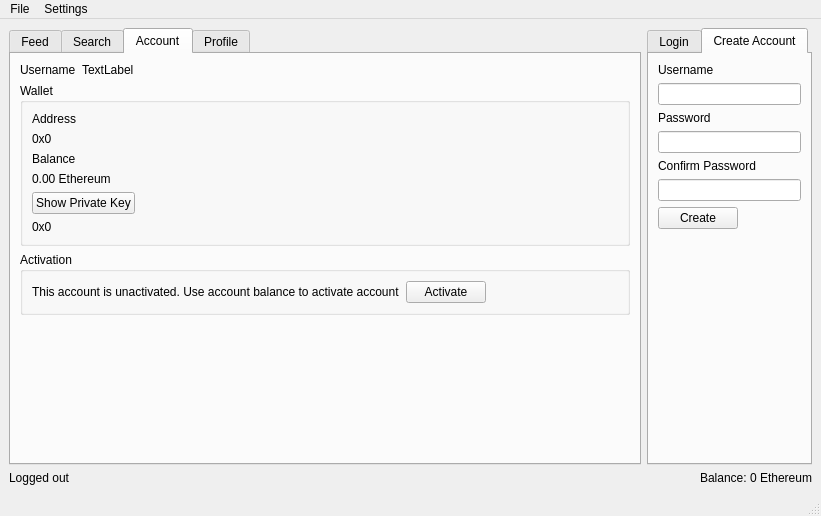
<?xml version="1.0" encoding="UTF-8"?>
<ui version="4.0">
 <class>MainWindow</class>
 <widget class="QMainWindow" name="MainWindow">
  <property name="geometry">
   <rect>
    <x>0</x>
    <y>0</y>
    <width>821</width>
    <height>516</height>
   </rect>
  </property>
  <property name="windowTitle">
   <string>Metallic</string>
  </property>
  <property name="windowIcon">
   <iconset>
    <normaloff>logo.png</normaloff>logo.png</iconset>
  </property>
  <widget class="QWidget" name="centralwidget">
   <layout class="QVBoxLayout" name="verticalLayout_7">
    <item>
     <layout class="QHBoxLayout" name="horizontalLayout">
      <item>
       <widget class="QTabWidget" name="feed_tab_widget">
        <property name="sizePolicy">
         <sizepolicy hsizetype="MinimumExpanding" vsizetype="Expanding">
          <horstretch>0</horstretch>
          <verstretch>0</verstretch>
         </sizepolicy>
        </property>
        <property name="currentIndex">
         <number>2</number>
        </property>
        <property name="tabsClosable">
         <bool>false</bool>
        </property>
        <property name="movable">
         <bool>false</bool>
        </property>
        <widget class="QWidget" name="feed_tab">
         <attribute name="title">
          <string>Feed</string>
         </attribute>
         <layout class="QVBoxLayout" name="verticalLayout">
          <item>
           <widget class="QScrollArea" name="results_scroll_area_2">
            <property name="verticalScrollBarPolicy">
             <enum>Qt::ScrollBarAlwaysOn</enum>
            </property>
            <property name="widgetResizable">
             <bool>true</bool>
            </property>
            <widget class="QWidget" name="scrollAreaWidgetContents_4">
             <property name="geometry">
              <rect>
               <x>0</x>
               <y>0</y>
               <width>577</width>
               <height>382</height>
              </rect>
             </property>
             <layout class="QVBoxLayout" name="verticalLayout_14">
              <item>
               <layout class="QVBoxLayout" name="feed_vertical_layout">
                <item>
                 <widget class="QLabel" name="feed_greeting_notification">
                  <property name="text">
                   <string>You have not received or made any payments yet!</string>
                  </property>
                 </widget>
                </item>
                <item>
                 <spacer name="verticalSpacer_6">
                  <property name="orientation">
                   <enum>Qt::Vertical</enum>
                  </property>
                  <property name="sizeHint" stdset="0">
                   <size>
                    <width>20</width>
                    <height>40</height>
                   </size>
                  </property>
                 </spacer>
                </item>
               </layout>
              </item>
             </layout>
            </widget>
           </widget>
          </item>
         </layout>
        </widget>
        <widget class="QWidget" name="search_tab">
         <attribute name="title">
          <string>Search</string>
         </attribute>
         <layout class="QVBoxLayout" name="verticalLayout_11">
          <item>
           <layout class="QHBoxLayout" name="horizontalLayout_2">
            <item>
             <widget class="QLabel" name="label_6">
              <property name="sizePolicy">
               <sizepolicy hsizetype="Preferred" vsizetype="Fixed">
                <horstretch>0</horstretch>
                <verstretch>0</verstretch>
               </sizepolicy>
              </property>
              <property name="text">
               <string>Username</string>
              </property>
             </widget>
            </item>
            <item>
             <widget class="QLineEdit" name="search_username"/>
            </item>
            <item>
             <widget class="QPushButton" name="search_button">
              <property name="text">
               <string>Go</string>
              </property>
             </widget>
            </item>
           </layout>
          </item>
          <item>
           <widget class="QGroupBox" name="groupBox_3">
            <property name="sizePolicy">
             <sizepolicy hsizetype="Preferred" vsizetype="MinimumExpanding">
              <horstretch>0</horstretch>
              <verstretch>0</verstretch>
             </sizepolicy>
            </property>
            <property name="title">
             <string>Results</string>
            </property>
            <layout class="QVBoxLayout" name="verticalLayout_3">
             <property name="leftMargin">
              <number>0</number>
             </property>
             <property name="topMargin">
              <number>0</number>
             </property>
             <property name="rightMargin">
              <number>0</number>
             </property>
             <property name="bottomMargin">
              <number>0</number>
             </property>
             <item>
              <widget class="QScrollArea" name="results_scroll_area">
               <property name="verticalScrollBarPolicy">
                <enum>Qt::ScrollBarAlwaysOn</enum>
               </property>
               <property name="widgetResizable">
                <bool>true</bool>
               </property>
               <widget class="QWidget" name="scrollAreaWidgetContents_3">
                <property name="geometry">
                 <rect>
                  <x>0</x>
                  <y>0</y>
                  <width>84</width>
                  <height>28</height>
                 </rect>
                </property>
                <layout class="QVBoxLayout" name="verticalLayout_12">
                 <item>
                  <layout class="QVBoxLayout" name="results_vertical_layout">
                   <item>
                    <spacer name="verticalSpacer_2">
                     <property name="orientation">
                      <enum>Qt::Vertical</enum>
                     </property>
                     <property name="sizeHint" stdset="0">
                      <size>
                       <width>20</width>
                       <height>40</height>
                      </size>
                     </property>
                    </spacer>
                   </item>
                  </layout>
                 </item>
                </layout>
               </widget>
              </widget>
             </item>
            </layout>
           </widget>
          </item>
         </layout>
        </widget>
        <widget class="QWidget" name="tab_account">
         <attribute name="title">
          <string>Account</string>
         </attribute>
         <layout class="QVBoxLayout" name="verticalLayout_2">
          <item>
           <layout class="QHBoxLayout" name="horizontalLayout_3">
            <item>
             <widget class="QLabel" name="label_9">
              <property name="sizePolicy">
               <sizepolicy hsizetype="Fixed" vsizetype="Preferred">
                <horstretch>0</horstretch>
                <verstretch>0</verstretch>
               </sizepolicy>
              </property>
              <property name="text">
               <string>Username</string>
              </property>
             </widget>
            </item>
            <item>
             <widget class="QLabel" name="account_username_label">
              <property name="text">
               <string>TextLabel</string>
              </property>
             </widget>
            </item>
           </layout>
          </item>
          <item>
           <widget class="QGroupBox" name="groupBox">
            <property name="sizePolicy">
             <sizepolicy hsizetype="Preferred" vsizetype="Minimum">
              <horstretch>0</horstretch>
              <verstretch>0</verstretch>
             </sizepolicy>
            </property>
            <property name="title">
             <string>Wallet</string>
            </property>
            <layout class="QVBoxLayout" name="verticalLayout_5">
             <item>
              <layout class="QVBoxLayout" name="verticalLayout_13">
               <item>
                <widget class="QLabel" name="label_10">
                 <property name="text">
                  <string>Address</string>
                 </property>
                </widget>
               </item>
               <item>
                <widget class="QLabel" name="address_label">
                 <property name="text">
                  <string>0x0</string>
                 </property>
                 <property name="textInteractionFlags">
                  <set>Qt::LinksAccessibleByMouse|Qt::TextSelectableByMouse</set>
                 </property>
                </widget>
               </item>
               <item>
                <widget class="QLabel" name="label_11">
                 <property name="text">
                  <string>Balance</string>
                 </property>
                </widget>
               </item>
               <item>
                <widget class="QLabel" name="balance_label">
                 <property name="text">
                  <string>0.00 Ethereum</string>
                 </property>
                 <property name="textInteractionFlags">
                  <set>Qt::LinksAccessibleByMouse|Qt::TextSelectableByMouse</set>
                 </property>
                </widget>
               </item>
               <item>
                <widget class="QPushButton" name="private_key_button">
                 <property name="sizePolicy">
                  <sizepolicy hsizetype="Fixed" vsizetype="Fixed">
                   <horstretch>0</horstretch>
                   <verstretch>0</verstretch>
                  </sizepolicy>
                 </property>
                 <property name="text">
                  <string>Show Private Key</string>
                 </property>
                </widget>
               </item>
               <item>
                <widget class="QLabel" name="private_key_label">
                 <property name="text">
                  <string>0x0</string>
                 </property>
                 <property name="textInteractionFlags">
                  <set>Qt::LinksAccessibleByMouse|Qt::TextSelectableByMouse</set>
                 </property>
                </widget>
               </item>
              </layout>
             </item>
            </layout>
           </widget>
          </item>
          <item>
           <widget class="QGroupBox" name="activation_group_box">
            <property name="title">
             <string>Activation</string>
            </property>
            <layout class="QVBoxLayout" name="verticalLayout_6">
             <item>
              <layout class="QHBoxLayout" name="horizontalLayout_4">
               <item>
                <widget class="QLabel" name="activation_label">
                 <property name="sizePolicy">
                  <sizepolicy hsizetype="Fixed" vsizetype="Preferred">
                   <horstretch>0</horstretch>
                   <verstretch>0</verstretch>
                  </sizepolicy>
                 </property>
                 <property name="text">
                  <string>This account is unactivated. Use account balance to activate account</string>
                 </property>
                </widget>
               </item>
               <item>
                <widget class="QPushButton" name="activate_account_button">
                 <property name="sizePolicy">
                  <sizepolicy hsizetype="Fixed" vsizetype="Fixed">
                   <horstretch>0</horstretch>
                   <verstretch>0</verstretch>
                  </sizepolicy>
                 </property>
                 <property name="text">
                  <string>Activate</string>
                 </property>
                </widget>
               </item>
               <item>
                <spacer name="horizontalSpacer">
                 <property name="orientation">
                  <enum>Qt::Horizontal</enum>
                 </property>
                 <property name="sizeHint" stdset="0">
                  <size>
                   <width>40</width>
                   <height>20</height>
                  </size>
                 </property>
                </spacer>
               </item>
              </layout>
             </item>
            </layout>
           </widget>
          </item>
          <item>
           <spacer name="verticalSpacer_4">
            <property name="orientation">
             <enum>Qt::Vertical</enum>
            </property>
            <property name="sizeHint" stdset="0">
             <size>
              <width>20</width>
              <height>40</height>
             </size>
            </property>
           </spacer>
          </item>
         </layout>
        </widget>
        <widget class="QWidget" name="profile_tab">
         <attribute name="title">
          <string>Profile</string>
         </attribute>
         <layout class="QVBoxLayout" name="verticalLayout_8">
          <item>
           <widget class="QLabel" name="profile_username">
            <property name="text">
             <string>profile_username</string>
            </property>
           </widget>
          </item>
          <item>
           <widget class="QLabel" name="profile_address">
            <property name="text">
             <string>profile_address</string>
            </property>
           </widget>
          </item>
          <item>
           <widget class="QLabel" name="profile_currency">
            <property name="text">
             <string>profile_currency</string>
            </property>
           </widget>
          </item>
          <item>
           <widget class="QLabel" name="profile_date_created">
            <property name="text">
             <string>profile_date_created</string>
            </property>
           </widget>
          </item>
          <item>
           <widget class="Line" name="line">
            <property name="sizePolicy">
             <sizepolicy hsizetype="Minimum" vsizetype="Maximum">
              <horstretch>0</horstretch>
              <verstretch>0</verstretch>
             </sizepolicy>
            </property>
            <property name="minimumSize">
             <size>
              <width>0</width>
              <height>0</height>
             </size>
            </property>
            <property name="frameShadow">
             <enum>QFrame::Raised</enum>
            </property>
            <property name="lineWidth">
             <number>2</number>
            </property>
            <property name="orientation">
             <enum>Qt::Horizontal</enum>
            </property>
           </widget>
          </item>
          <item>
           <widget class="QGroupBox" name="groupBox_2">
            <property name="title">
             <string>Payments</string>
            </property>
            <layout class="QVBoxLayout" name="verticalLayout_16">
             <item>
              <widget class="QLabel" name="label_14">
               <property name="text">
                <string>Amount</string>
               </property>
              </widget>
             </item>
             <item>
              <layout class="QHBoxLayout" name="horizontalLayout_7">
               <item>
                <widget class="QDoubleSpinBox" name="payments_amount">
                 <property name="sizePolicy">
                  <sizepolicy hsizetype="Fixed" vsizetype="Fixed">
                   <horstretch>0</horstretch>
                   <verstretch>0</verstretch>
                  </sizepolicy>
                 </property>
                 <property name="minimumSize">
                  <size>
                   <width>200</width>
                   <height>0</height>
                  </size>
                 </property>
                 <property name="decimals">
                  <number>18</number>
                 </property>
                 <property name="singleStep">
                  <double>0.000001000000000</double>
                 </property>
                </widget>
               </item>
               <item>
                <widget class="QLabel" name="label_8">
                 <property name="text">
                  <string>Ethereum</string>
                 </property>
                </widget>
               </item>
              </layout>
             </item>
             <item>
              <spacer name="verticalSpacer">
               <property name="orientation">
                <enum>Qt::Vertical</enum>
               </property>
               <property name="sizeHint" stdset="0">
                <size>
                 <width>20</width>
                 <height>40</height>
                </size>
               </property>
              </spacer>
             </item>
             <item>
              <layout class="QHBoxLayout" name="horizontalLayout_5">
               <property name="sizeConstraint">
                <enum>QLayout::SetMinimumSize</enum>
               </property>
               <item>
                <widget class="QPushButton" name="profiile_pay_button">
                 <property name="sizePolicy">
                  <sizepolicy hsizetype="Fixed" vsizetype="Fixed">
                   <horstretch>0</horstretch>
                   <verstretch>0</verstretch>
                  </sizepolicy>
                 </property>
                 <property name="text">
                  <string>Pay</string>
                 </property>
                </widget>
               </item>
               <item>
                <spacer name="horizontalSpacer_2">
                 <property name="orientation">
                  <enum>Qt::Horizontal</enum>
                 </property>
                 <property name="sizeHint" stdset="0">
                  <size>
                   <width>40</width>
                   <height>20</height>
                  </size>
                 </property>
                </spacer>
               </item>
               <item>
                <widget class="QPushButton" name="profile_request_button">
                 <property name="sizePolicy">
                  <sizepolicy hsizetype="Fixed" vsizetype="Fixed">
                   <horstretch>0</horstretch>
                   <verstretch>0</verstretch>
                  </sizepolicy>
                 </property>
                 <property name="text">
                  <string>Request</string>
                 </property>
                </widget>
               </item>
              </layout>
             </item>
            </layout>
           </widget>
          </item>
         </layout>
        </widget>
       </widget>
      </item>
      <item>
       <layout class="QVBoxLayout" name="verticalLayout_4">
        <item>
         <widget class="QTabWidget" name="login_tab_widget">
          <property name="sizePolicy">
           <sizepolicy hsizetype="Minimum" vsizetype="MinimumExpanding">
            <horstretch>0</horstretch>
            <verstretch>0</verstretch>
           </sizepolicy>
          </property>
          <property name="currentIndex">
           <number>1</number>
          </property>
          <widget class="QWidget" name="login_tab">
           <attribute name="title">
            <string>Login</string>
           </attribute>
           <layout class="QVBoxLayout" name="verticalLayout_9">
            <item>
             <widget class="QLabel" name="label">
              <property name="sizePolicy">
               <sizepolicy hsizetype="Minimum" vsizetype="Preferred">
                <horstretch>0</horstretch>
                <verstretch>0</verstretch>
               </sizepolicy>
              </property>
              <property name="text">
               <string>Username</string>
              </property>
             </widget>
            </item>
            <item>
             <widget class="QLineEdit" name="login_username">
              <property name="sizePolicy">
               <sizepolicy hsizetype="Minimum" vsizetype="Minimum">
                <horstretch>0</horstretch>
                <verstretch>0</verstretch>
               </sizepolicy>
              </property>
             </widget>
            </item>
            <item>
             <widget class="QLabel" name="label_2">
              <property name="sizePolicy">
               <sizepolicy hsizetype="Minimum" vsizetype="Preferred">
                <horstretch>0</horstretch>
                <verstretch>0</verstretch>
               </sizepolicy>
              </property>
              <property name="text">
               <string>Password</string>
              </property>
             </widget>
            </item>
            <item>
             <widget class="QLineEdit" name="login_password">
              <property name="sizePolicy">
               <sizepolicy hsizetype="Minimum" vsizetype="Fixed">
                <horstretch>0</horstretch>
                <verstretch>0</verstretch>
               </sizepolicy>
              </property>
              <property name="echoMode">
               <enum>QLineEdit::Password</enum>
              </property>
             </widget>
            </item>
            <item>
             <widget class="QLabel" name="label_5">
              <property name="text">
               <string>Wallet</string>
              </property>
             </widget>
            </item>
            <item>
             <widget class="QLineEdit" name="wallet_line_Edit"/>
            </item>
            <item>
             <widget class="QPushButton" name="login_button">
              <property name="sizePolicy">
               <sizepolicy hsizetype="Fixed" vsizetype="Fixed">
                <horstretch>0</horstretch>
                <verstretch>0</verstretch>
               </sizepolicy>
              </property>
              <property name="text">
               <string>Login</string>
              </property>
             </widget>
            </item>
            <item>
             <spacer name="verticalSpacer_3">
              <property name="orientation">
               <enum>Qt::Vertical</enum>
              </property>
              <property name="sizeHint" stdset="0">
               <size>
                <width>20</width>
                <height>40</height>
               </size>
              </property>
             </spacer>
            </item>
           </layout>
          </widget>
          <widget class="QWidget" name="create_account_tab">
           <attribute name="title">
            <string>Create Account</string>
           </attribute>
           <layout class="QVBoxLayout" name="verticalLayout_10">
            <item>
             <widget class="QLabel" name="label_3">
              <property name="sizePolicy">
               <sizepolicy hsizetype="Minimum" vsizetype="Preferred">
                <horstretch>0</horstretch>
                <verstretch>0</verstretch>
               </sizepolicy>
              </property>
              <property name="text">
               <string>Username</string>
              </property>
             </widget>
            </item>
            <item>
             <widget class="QLineEdit" name="create_account_username">
              <property name="sizePolicy">
               <sizepolicy hsizetype="Minimum" vsizetype="Fixed">
                <horstretch>0</horstretch>
                <verstretch>0</verstretch>
               </sizepolicy>
              </property>
             </widget>
            </item>
            <item>
             <widget class="QLabel" name="label_4">
              <property name="sizePolicy">
               <sizepolicy hsizetype="Minimum" vsizetype="Preferred">
                <horstretch>0</horstretch>
                <verstretch>0</verstretch>
               </sizepolicy>
              </property>
              <property name="text">
               <string>Password</string>
              </property>
             </widget>
            </item>
            <item>
             <widget class="QLineEdit" name="create_account_password">
              <property name="sizePolicy">
               <sizepolicy hsizetype="Minimum" vsizetype="Fixed">
                <horstretch>0</horstretch>
                <verstretch>0</verstretch>
               </sizepolicy>
              </property>
              <property name="echoMode">
               <enum>QLineEdit::Password</enum>
              </property>
             </widget>
            </item>
            <item>
             <widget class="QLabel" name="label_7">
              <property name="sizePolicy">
               <sizepolicy hsizetype="Minimum" vsizetype="Preferred">
                <horstretch>0</horstretch>
                <verstretch>0</verstretch>
               </sizepolicy>
              </property>
              <property name="text">
               <string>Confirm Password</string>
              </property>
             </widget>
            </item>
            <item>
             <widget class="QLineEdit" name="create_account_confirm_password">
              <property name="sizePolicy">
               <sizepolicy hsizetype="Minimum" vsizetype="Fixed">
                <horstretch>0</horstretch>
                <verstretch>0</verstretch>
               </sizepolicy>
              </property>
              <property name="echoMode">
               <enum>QLineEdit::Password</enum>
              </property>
             </widget>
            </item>
            <item>
             <widget class="QPushButton" name="create_button">
              <property name="sizePolicy">
               <sizepolicy hsizetype="Fixed" vsizetype="Fixed">
                <horstretch>0</horstretch>
                <verstretch>0</verstretch>
               </sizepolicy>
              </property>
              <property name="text">
               <string>Create</string>
              </property>
             </widget>
            </item>
            <item>
             <widget class="QLabel" name="create_account_error_message">
              <property name="styleSheet">
               <string notr="true">color: red;</string>
              </property>
              <property name="text">
               <string/>
              </property>
             </widget>
            </item>
            <item>
             <spacer name="verticalSpacer_5">
              <property name="orientation">
               <enum>Qt::Vertical</enum>
              </property>
              <property name="sizeHint" stdset="0">
               <size>
                <width>20</width>
                <height>40</height>
               </size>
              </property>
             </spacer>
            </item>
           </layout>
          </widget>
         </widget>
        </item>
       </layout>
      </item>
     </layout>
    </item>
    <item>
     <layout class="QHBoxLayout" name="horizontalLayout_6">
      <property name="topMargin">
       <number>0</number>
      </property>
      <item>
       <widget class="QLabel" name="status">
        <property name="text">
         <string>Logged out</string>
        </property>
       </widget>
      </item>
      <item>
       <widget class="QLabel" name="status_balance_label">
        <property name="sizePolicy">
         <sizepolicy hsizetype="Fixed" vsizetype="Preferred">
          <horstretch>0</horstretch>
          <verstretch>0</verstretch>
         </sizepolicy>
        </property>
        <property name="text">
         <string>Balance: 0 Ethereum</string>
        </property>
       </widget>
      </item>
     </layout>
    </item>
   </layout>
  </widget>
  <widget class="QMenuBar" name="menubar">
   <property name="geometry">
    <rect>
     <x>0</x>
     <y>0</y>
     <width>821</width>
     <height>20</height>
    </rect>
   </property>
   <widget class="QMenu" name="menuFile">
    <property name="title">
     <string>File</string>
    </property>
    <addaction name="actionQuit"/>
    <addaction name="actionLogout"/>
    <addaction name="actionExport_Wallet"/>
    <addaction name="actionImport_Wallet"/>
   </widget>
   <widget class="QMenu" name="menuSettings">
    <property name="title">
     <string>Settings</string>
    </property>
    <addaction name="actionWindow_Settings"/>
   </widget>
   <addaction name="menuFile"/>
   <addaction name="menuSettings"/>
  </widget>
  <widget class="QStatusBar" name="statusbar"/>
  <action name="actionQuit">
   <property name="text">
    <string>Quit</string>
   </property>
  </action>
  <action name="actionWindow_Settings">
   <property name="text">
    <string>Window Settings</string>
   </property>
  </action>
  <action name="actionLogout">
   <property name="text">
    <string>Logout</string>
   </property>
  </action>
  <action name="actionExport_Wallet">
   <property name="text">
    <string>Export Wallet</string>
   </property>
  </action>
  <action name="actionImport_Wallet">
   <property name="text">
    <string>Import Wallet</string>
   </property>
  </action>
 </widget>
 <resources/>
 <connections/>
</ui>
